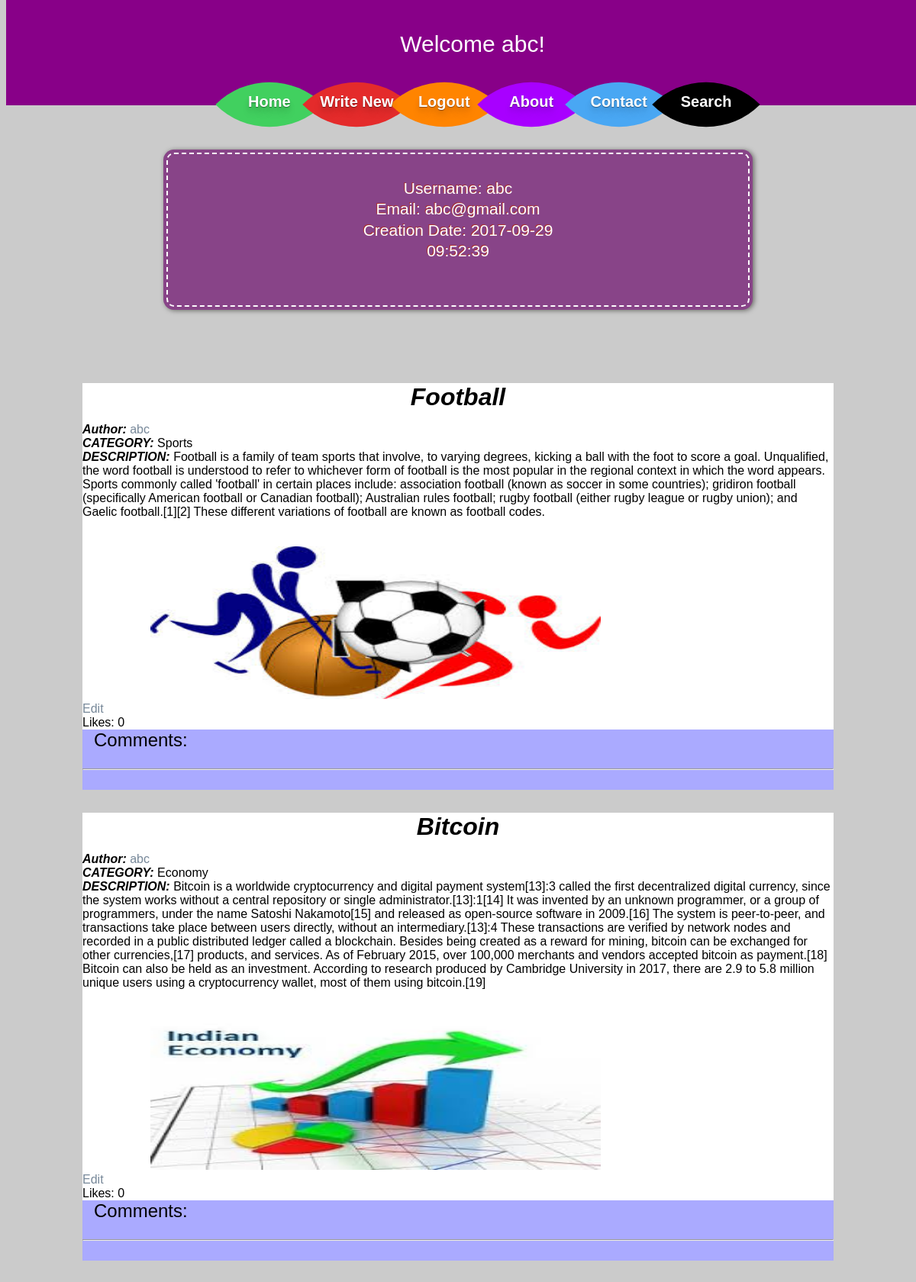
The page /files/dashboard.php (signed in) on the database its author committed.
### tables this page shows
CREATE TABLE `blogger_info` (
  `blogger_id` int(11) NOT NULL,
  `blogger_username` varchar(255) NOT NULL,
  `blogger_password` varchar(255) NOT NULL,
  `hash` varchar(255) NOT NULL,
  `pass` varchar(255) NOT NULL,
  `blogger_email` varchar(255) NOT NULL,
  `blogger_creation_date` datetime NOT NULL DEFAULT CURRENT_TIMESTAMP,
  `blogger_updated_date` datetime NOT NULL DEFAULT CURRENT_TIMESTAMP,
  `blogger_end_date` datetime NOT NULL DEFAULT CURRENT_TIMESTAMP,
  `blogger_is_active` varchar(10) NOT NULL DEFAULT 'active'
);

CREATE TABLE `blog_master` (
  `blog_id` int(10) UNSIGNED NOT NULL,
  `blogger_id` int(11) NOT NULL,
  `blog_title` varchar(255) NOT NULL,
  `blog_desc` text NOT NULL,
  `blog_category` varchar(255) NOT NULL,
  `blog_author` varchar(255) NOT NULL,
  `blog_is_active` varchar(255) NOT NULL DEFAULT 'active',
  `creation_date` datetime NOT NULL DEFAULT CURRENT_TIMESTAMP,
  `update_date` datetime NOT NULL DEFAULT CURRENT_TIMESTAMP,
  `Name` varchar(255) NOT NULL,
  `img` text NOT NULL
);

### files/dashboard.php (the view, shortened to what this page needs)
<!DOCTYPE html>
<html>
<head>
<link rel="stylesheet" href="css/style.css" />
</head>
<body>
<div class="header"><center>
<div class="welcome"><p>Welcome <?php echo $_SESSION['username']; ?>!</p></div>
</center>
	<nav>
  <ul class="top-menu">
    <li><a href="index.php">Home</a><div class="menu-item" id="home"></div></li>
    <li><a href="write_new.php">Write New</a><div class="menu-item" id="cataloge"></div></li>
    <li><a href="logout.php">Logout</a><div class="menu-item" id="price"></div></li>
    <li><a href="about_login.php">About</a><div class="menu-item" id="about"></div></li>
    <li><a href="contact.php">Contact</a><div class="menu-item" id="contact"></div></li>
		<li><a href="search.php">Search</a><div class="menu-item" id="search"></div></li>
  </ul>
	</nav>
</div>
<div class="container">
<div class="row">
		      <div class="col s12 m8 l8">
<?php
require('db.php');
$username=$_SESSION['username'];
$res = mysqli_query($connection, "select * from blogger_info where blogger_username='$username'");
while($row=mysqli_fetch_assoc($res))
{ ?>
<div class="container">
<div class="">
<div class="stitched1">
<center>
<div class="form">
<p>Username: <?php echo $row['blogger_username'];?><br/>
Email: <?php echo $row['blogger_email'];?><br/>
Creation Date: <?php echo $row['blogger_creation_date'];?></p>
<br>
</div>
</div>
</div>
</div>
<?php } ?>
<?php
require('db.php');
$username=$_SESSION['username'];
$sql = "SELECT blog_id,blog_title,blog_desc,blog_category,blog_author,blog_is_active,creation_date,Name,img FROM blog_master where blog_author='$username'order by creation_date Desc";
$result =mysqli_query($connection, $sql);
?>
<?php
while($row =mysqli_fetch_assoc($result))
{
	if($row['blog_is_active']==1)
	{
	?>
   <div class="post-index z-depth-1">
		 <?php
		 		 echo
		 		 "<p style=\" font-size: 2em; text-align:center; margin:0px; \"><i><b>{$row['blog_title']}</i></b></p> ".
		 		 "<i><b>Author: </i></b><a href='blogger.php?id=".$row['blog_author']."'>{$row['blog_author']}</a><br>".
		 		 "<i><b>CATEGORY: </i></b>{$row['blog_category']}<br> ".
		 		 "<i><b>DESCRIPTION: </i></b>{$row['blog_desc']} <br>";
		 		 echo "<br> <br>";
		 		 $image_name=$row['Name'];
		 			$image_path=$row['img'];
		 			echo "&nbsp &nbsp &nbsp&nbsp &nbsp &nbsp&nbsp &nbsp &nbsp&nbsp &nbsp &nbsp<img src=../".$image_name."/".$image_path." height=200 width=60%  ><br>";
					echo "<td><a href='edit.php?id=".$row['blog_id']."'>Edit</a></td>&nbsp &nbsp &nbsp";
		 		 echo "<br>";
		 		 $like_count = "SELECT count(blog_id) as count_likes from likes where blog_id = ".$row['blog_id'];
		 		 $result_likes = mysqli_query($connection, $like_count);
		 		 $row_cnt = mysqli_fetch_assoc($result_likes);
		 		 echo ("Likes: " .$row_cnt['count_likes']);
		 		 echo " <div style=\"padding:0px; margin:0px; background:#AAAAFF \"> ";
		 		 echo "<p style= \" font-size:1.5em; margin:0px;\">Comments: </p>";
		 		 echo "<hr>";
		 		 echo "<br></div>";
		 		 ?>
</div>
<?php
}
}
?>
	      </div>
</body>
</html>

### files/css/style.css (style rules this page uses)
body { font-family:Arial, Sans-Serif; background:#cbcbcb; }
a { color:#789; text-decoration:none; }
.form { text-align:center; width: 250px; margin-top:5px; }
.stitched1 { padding: 10px; margin: 10px; background: #848; color: #fff; font-size: 21px; font-weight: bold; line-height: 1.3em; border: 2px dashed #fff; border-radius: 10px; box-shadow: 0 0 0 4px #848, 2px 1px 6px 4px rgba(10, 10, 0, 0.5); text-shadow: -1px -1px #aa3030; font-weight: normal; }
nav { width: 960px; height: 10px; margin: 10px auto; text-align: center; }
.top-menu li { display: inline-block; text-align: center; margin: 30px 5px; position: relative; -webkit-transition: all 0.3s ease; -moz-transition: all 0.3s ease; -o-transition: all 0.3s ease; }
.top-menu li a { width: 100px; height: 100px; z-index: 9999; position: absolute; top: 35px; font-weight: bold; display: block; text-decoration: none; font-size: 20px; color: #fff; text-shadow: 0px 1px 1px rgba(0,0,0,0.4), 0px 4px 6px rgba(0,0,0,0.1), 0px 9px 11px rgba(0,0,0,0.1); -webkit-transition: all 0.1s linear; -moz-transition: all 0.1s linear; -o-transition: all 0.1s linear; }
.top-menu li div.menu-item { width: 100px; height: 100px; display: block; -webkit-transition: all 0.2s ease; -moz-transition: all 0.2s ease; -o-transition: all 0.2s ease; -webkit-border-top-left-radius: 100px; -webkit-border-bottom-right-radius: 100px; -moz-border-radius-topleft: 100px; -moz-border-radius-bottomright: 100px; border-top-left-radius: 100px; border-bottom-right-radius: 100px; -webkit-transform: rotate(45deg); -moz-transform: rotate(45deg); -o-transform: rotate(45deg); }
#home { background: #41D05F; }
#cataloge { background: #E42B2B; }
#price { background: #ff8400; }
#about { background: #a800ff; }
#contact { background: #49a7f3; }
#search { background: #000000; }
.welcome { height:0px; font-size:30px; color:white; }
.header { background:#808; position: fixed; height: 116px; margin-left:0px; padding:11px; top: 0; width: 100%; z-index: 100; }
.container { margin: 100px; margin-top:200px; }
.post-index { background-color: white; margin-bottom: 30px; }
.post-index p { padding-left: 15px; padding-right: 15px; padding-bottom: 15px; }

### rows shown on the page
blogger_info: blogger_username "abc", blogger_email "abc@gmail.com", blogger_creation_date "2017-09-29 09:52:39"
blog_master: blog_title "Football", blog_author "abc", blog_category "Sports", blog_desc "Football is a family of team sports that involve, to varying degrees, kicking a ball with the foot to score a goal. Unqualified, the word football is understood to refer to whichever form of football is the most popular in the regional context in which the word appears. Sports commonly called 'football' in certain places include: association football (known as soccer in some countries); gridiron football (specifically American football or Canadian football); Australian rules football; rugby football (either rugby league or rugby union); and Gaelic football.[1][2] These different variations of football are known as football codes.", Name+img (picture), count_likes "0"
blog_master: blog_title "Bitcoin", blog_author "abc", blog_category "Economy", blog_desc "Bitcoin is a worldwide cryptocurrency and digital payment system[13]:3 called the first decentralized digital currency, since the system works without a central repository or single administrator.[13]:1[14] It was invented by an unknown programmer, or a group of programmers, under the name Satoshi Nakamoto[15] and released as open-source software in 2009.[16] The system is peer-to-peer, and transactions take place between users directly, without an intermediary.[13]:4 These transactions are verified by network nodes and recorded in a public distributed ledger called a blockchain. Besides being created as a reward for mining, bitcoin can be exchanged for other currencies,[17] products, and…", Name+img (picture), count_likes "0"

### other values the page prints
$_SESSION['username'] "abc"
